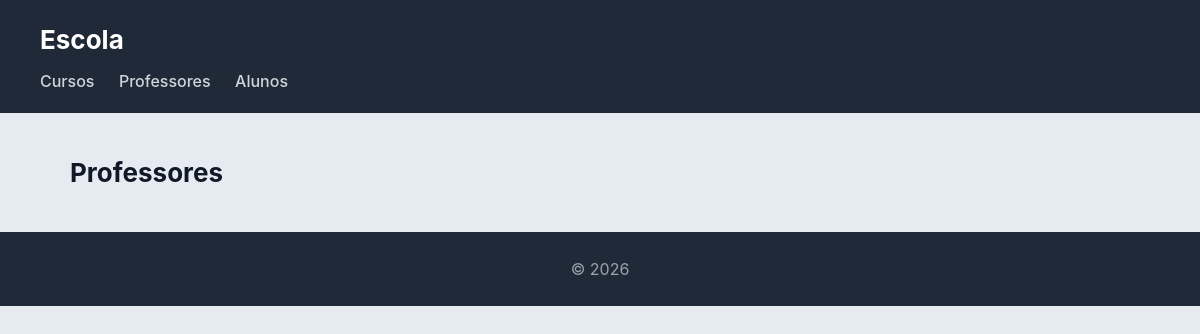
Before: /escolaOnline/professores/ with the older database file.
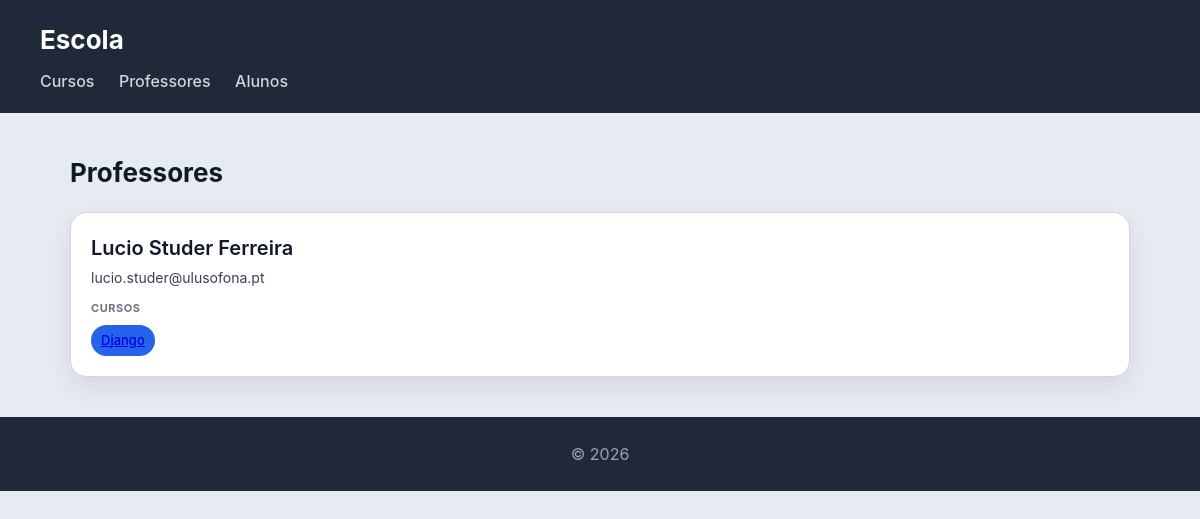
After: the same page with the newer database file.
### escolaOnline/models.py (models this page shows, shortened)
class Professor(models.Model):
    nome = models.CharField(max_length=100)
    email = models.EmailField()

class Curso(models.Model):
    nome = models.CharField(max_length=100)
    imagem = models.ImageField(upload_to='cursos/')
    professor = models.ForeignKey(Professor, on_delete=models.CASCADE, related_name='cursos')
    alunos = models.ManyToManyField(Aluno, related_name='cursos')

### escolaOnline/views.py (the view)
# urls.py: path('professores/', views.professores_view, name='professores'),
def professores_view(request):
    professores = Professor.objects.prefetch_related('cursos').all()
    return render(request, 'escolaOnline/professores.html', {'professores': professores})

### escolaOnline/templates/escolaOnline/professores.html
{% extends "escolaOnline/base.html" %}
{% block content %}
<h2>Professores</h2>
<section>
    {% for professor in professores %}
    <article>
        <header>
            <h3>{{ professor.nome }}</h3>
            <p>{{ professor.email }}</p>
        </header>
        <section>
            <h4>Cursos</h4>
            <ul>
                {% for curso in professor.cursos.all %}
                    <li>
                        <a href="{% url 'curso' curso.id %}">{{ curso.nome }}</a>
                    </li>
                {% empty %}
                    <li>Sem cursos atribuídos</li>
                {% endfor %}
            </ul>
        </section>
    </article>
    {% endfor %}
</section>
{% endblock %}

Changed rows visible on the page:
added Professor: nome "Lucio Studer Ferreira", email "lucio.studer@ulusofona.pt"
added Curso: nome "Django"
